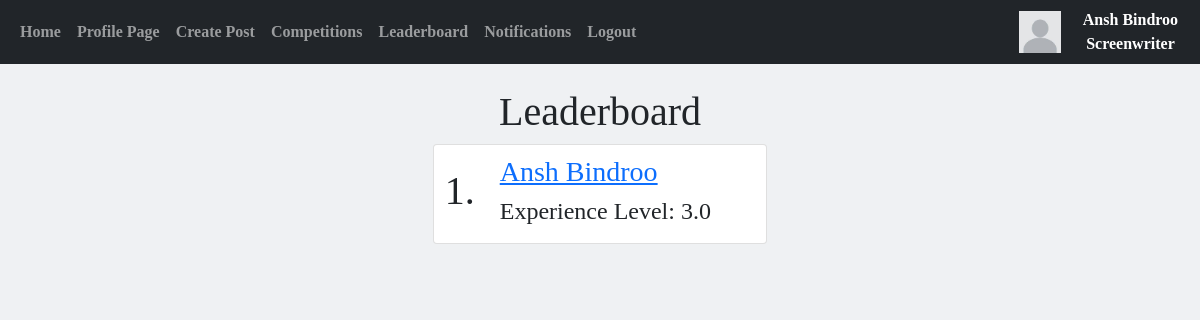
The page /leaderboard (signed in) on the database as committed earlier.
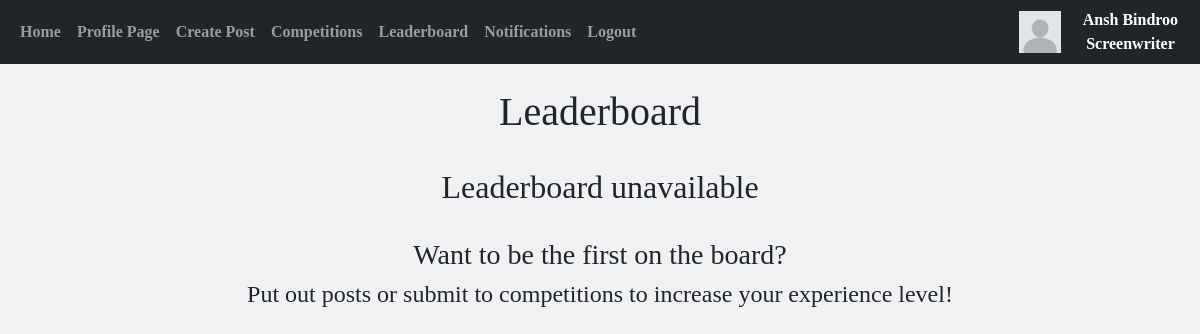
The same page on the database as committed later.
### website/models.py (models this page shows)
class Screenwriters(db.Model):
    __tablename__ = "Screenwriters"
    writerid = db.Column(db.Integer, primary_key=True)
    userid = db.Column(db.Integer, db.ForeignKey('Users.id'))
    backgroundcolour = db.Column(db.Integer)
    fontstyle = db.Column(db.String(30))
    experiencelevel = db.Column(db.Float)
    posts = db.relationship('Screenplays', backref="writer", passive_deletes=True)
    commenters = db.relationship('Comments', backref="writer", passive_deletes=True)
    responsees = db.relationship('Notifications', backref="writer", passive_deletes=True)
    likes = db.relationship('LikedScreenplays', backref="writer", passive_deletes=True)

class Users(db.Model, UserMixin):
    __tablename__ = "Users"
    id = db.Column(db.Integer, primary_key=True)
    email = db.Column(db.String(150), unique=True)
    username = db.Column(db.String(150), unique=True)
    forename = db.Column(db.String(75), unique=True)
    surname = db.Column(db.String(75))
    password = db.Column(db.String(150))
    accounttype = db.Column(db.Integer)
    profilepic = db.Column(db.String(), nullable=True)
    biography = db.Column(db.Text)
    insta = db.Column(db.String(), nullable=True)
    twitter = db.Column(db.String(), nullable=True)
    notifnum = db.Column(db.Integer)
    date_created = db.Column(db.DateTime(timezone=True), default=func.now())
    writers = db.relationship('Screenwriters', backref="user", passive_deletes=True)
    producers = db.relationship('Producers', backref="user", passive_deletes=True)

### website/homepage.py (the view)
@homepage.route("/leaderboard", methods=['GET','POST'])
@login_required
def leaderboard():
    UpdateNotificationNumber(current_user.id)
    writers = Screenwriters.query.filter(Screenwriters.experiencelevel > 0).order_by(Screenwriters.experiencelevel)
    leaderboard = []
    number = 1
    for writer in writers:
        leaderboard.append([number, writer])
        number += 1
    return flask.render_template("leaderboard.html", writers=leaderboard, user=current_user)

### website/update.py (called while the page is built, shortened)
def UpdateNotificationNumber(userid): # Updates the number of unseen notification a user has
    if current_user.accounttype == 1:
        writer = Screenwriters.query.filter_by(userid=userid).first()
        notifs = Notifications.query.filter_by(writerid=writer.writerid)
        number = 0
        if notifs:
            current_user.notifnum = number
            db.session.commit()
        else:
            current_user.notifnum = 0
            db.session.commit()

### website/templates/leaderboard.html (shortened to what this page needs)
{% extends "base.html" %} {% block title %}Leaderboard{% endblock %} {% block content%}
<!DOCTYPE html>
<html lang="en">
<head>
</head>
<body style="text-align:center">
        <h1>Leaderboard</h1>
        {% if writers|length != 0 %}
            {% for record in writers %}
                {% set writer = record[1] %}
                    <div class="card" style="text-align:center;margin: auto; width:30%; padding: 10px;">
                        <div class="row">
                            <div class="col-2">
                                <h1 style="margin-top: 12px;">{{record[0]}}.</h1>
                            </div>
                            <div class="col-10" style="text-align: left">
                                <a href="/profilepage/{{writer.user.id}}" target="_blank"><h3>{{writer.user.username}}</h3></a>
                                <h4>Experience Level: {{ writer.experiencelevel }}<h4>
                            </div>
                        </div>
                    </div>
                    <br>
            {% endfor %}
        {% else %}
            <br>
            <h2>Leaderboard unavailable</h2>
            {% if current_user.accounttype == 1 %}
                <br>
                <h3>Want to be the first on the board?</h3>
                <h4>Put out posts or submit to competitions to increase your experience level!</h4>
            {% endif %}
        {% endif %}
</body>
</html>
{% endblock %}

### website/templates/base.html (shortened to what this page needs)
<!DOCTYPE html>
<html lang="en">
  <head>
    <link
      href="https://cdn.jsdelivr.net/npm/bootstrap@5.0.2/dist/css/bootstrap.min.css"
      rel="stylesheet"
    />
  </head>
  <body>
    <nav class="navbar navbar-expand-lg navbar-dark bg-dark">
      <div class="container-fluid">
        <div class="collapse navbar-collapse" id="navbar">
          <div class="navbar-nav">
            <a class="nav-item nav-link" href="/home">Home</a>
            {% if user.is_authenticated %}
            <a class="nav-item nav-link" href="/profilepage/{{user.id}}">Profile Page</a>
            <a class="nav-item nav-link" href="/post">Create Post</a>
            <a class="nav-item nav-link" href="/competitions">Competitions</a>
            <a class="nav-item nav-link" href="/leaderboard">Leaderboard</a>
            <a class="nav-item nav-link" style="position:relative" href="/notifications/{{user.id}}">Notifications</a>
            <a class="nav-item nav-link" href="/logout" onclick="return confirm('Are you sure you want to log out?')">Logout</a>
            {% else %}
            <a class="nav-item nav-link" href="/login">Login</a>
            <a class="nav-item nav-link" href="/sign-up">Sign Up</a>
            {% endif %}
          </div>
        </div>
      </div>
      <div style="text-align: right">
        {% if user.is_authenticated %}
          {% if user.profilepic %}
            <a href="/profilepage/{{user.id}}"" target=_blank><img src="{{ url_for('static', filename='images/'+ user.profilepic) }}" alt="Profile picture" height="50px" width="50px"></a>
          {% else %}
            <a href="/profilepage/{{user.id}}"" target=_blank><img src="/static/images/default.jpg" alt="Default profile picture" height="25%" width="25%"></a>
          {% endif %}
        {% endif %}
      </div>
      <div style="text-align: center; color: white;" >
        {{ user.username }}
        {% if user.accounttype == 1 %}
          Screenwriter
        {% elif user.accounttype == 2 %}
          Producer
        {% endif %}
      </div>
    </nav>
    <br>
    <div class="container">{% block content %}{% endblock %}</div>
  </body>
</html>

Rows that differ between the two databases and show on the page:
no longer on this page (row edited): Screenwriters: record "1", {{ writer.user.username }} "Ansh Bindroo", experiencelevel "3.0"
Other text that changed with them:
text now shown: "Leaderboard unavailable Want to be the first on the board? Put out posts or submit to competitions to increase your experience level!"
